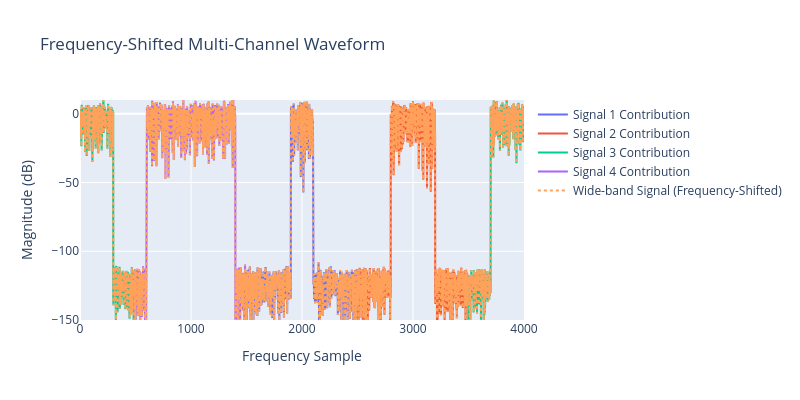

This figure's notebook cell:
### Code cell
fig = go.Figure()
fig.add_trace(go.Scatter(y=20*np.log10(np.abs(x_f_1_shifted)), mode='lines', name=f'Signal 1 Contribution'))    
fig.add_trace(go.Scatter(y=20*np.log10(np.abs(x_f_2_shifted)), mode='lines', name=f'Signal 2 Contribution'))    
fig.add_trace(go.Scatter(y=20*np.log10(np.abs(x_f_3_shifted)), mode='lines', name=f'Signal 3 Contribution'))    
fig.add_trace(go.Scatter(y=20*np.log10(np.abs(x_f_4_shifted)), mode='lines', name=f'Signal 4 Contribution'))
fig.add_trace(go.Scatter(y=20*np.log10(np.abs(x_f_total_shifted)), mode='lines', name=f'Wide-band Signal (Frequency-Shifted)', line=dict(dash="dot")))   
fig.update_layout(width=800,height=400, title='Frequency-Shifted Multi-Channel Waveform', xaxis_title='Frequency Sample', yaxis_title='Magnitude (dB)',
                  xaxis_range=[0, 4000], yaxis_range=[-150, 10])

### Figure 1 — Plotly figure (JSON) as saved in the notebook; plotly's stock layout.template omitted (floating-point values rounded to 4 significant figures; data arrays with more than 128 entries replaced by an {"elided": "..."} marker saying what was removed)
{"data": [{"mode": "lines", "name": "Signal 1 Contribution", "type": "scatter", "y": {"elided": "4000 float values"}}, {"mode": "lines", "name": "Signal 2 Contribution", "type": "scatter", "y": {"elided": "4000 float values"}}, {"mode": "lines", "name": "Signal 3 Contribution", "type": "scatter", "y": {"elided": "4000 float values"}}, {"mode": "lines", "name": "Signal 4 Contribution", "type": "scatter", "y": {"elided": "4000 float values"}}, {"line": {"dash": "dot"}, "mode": "lines", "name": "Wide-band Signal (Frequency-Shifted)", "type": "scatter", "y": {"elided": "4000 float values"}}], "layout": {"height": 400, "title": {"text": "Frequency-Shifted Multi-Channel Waveform"}, "width": 800, "xaxis": {"range": [0, 4000], "title": {"text": "Frequency Sample"}}, "yaxis": {"range": [-150, 10], "title": {"text": "Magnitude (dB)"}}}}
